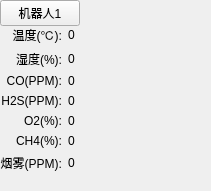
  <widget class="QWidget" name="widget_robot_data" native="true">
   <property name="geometry">
    <rect>
     <x>10</x>
     <y>350</y>
     <width>211</width>
     <height>191</height>
    </rect>
   </property>
   <layout class="QVBoxLayout" name="verticalLayout_6">
    <property name="spacing">
     <number>0</number>
    </property>
    <property name="leftMargin">
     <number>0</number>
    </property>
    <property name="topMargin">
     <number>0</number>
    </property>
    <property name="rightMargin">
     <number>0</number>
    </property>
    <property name="bottomMargin">
     <number>0</number>
    </property>
    <item>
     <layout class="QHBoxLayout" name="horizontalLayout_7">
      <item>
       <widget class="QPushButton" name="pushButton_robot_gas_isShow">
        <property name="sizePolicy">
         <sizepolicy hsizetype="Preferred" vsizetype="Fixed">
          <horstretch>0</horstretch>
          <verstretch>0</verstretch>
         </sizepolicy>
        </property>
        <property name="toolTip">
         <string>参数配置</string>
        </property>
        <property name="text">
         <string>机器人1</string>
        </property>
        <property name="icon">
         <iconset resource="../resource.qrc">
          <normaloff>:/asset/Robot/Robot.svg</normaloff>:/asset/Robot/Robot.svg</iconset>
        </property>
       </widget>
      </item>
      <item>
       <spacer name="horizontalSpacer_8">
        <property name="orientation">
         <enum>Qt::Horizontal</enum>
        </property>
        <property name="sizeHint" stdset="0">
         <size>
          <width>40</width>
          <height>20</height>
         </size>
        </property>
       </spacer>
      </item>
     </layout>
    </item>
    <item>
     <widget class="QWidget" name="widget_gas_show" native="true">
      <layout class="QFormLayout" name="formLayout_4">
       <property name="labelAlignment">
        <set>Qt::AlignRight|Qt::AlignTrailing|Qt::AlignVCenter</set>
       </property>
       <property name="horizontalSpacing">
        <number>6</number>
       </property>
       <property name="verticalSpacing">
        <number>6</number>
       </property>
       <property name="leftMargin">
        <number>0</number>
       </property>
       <property name="topMargin">
        <number>0</number>
       </property>
       <property name="rightMargin">
        <number>0</number>
       </property>
       <property name="bottomMargin">
        <number>0</number>
       </property>
       <item row="2" column="0">
        <widget class="QLabel" name="label_32">
         <property name="text">
          <string>CO(PPM):</string>
         </property>
         <property name="alignment">
          <set>Qt::AlignRight|Qt::AlignTrailing|Qt::AlignVCenter</set>
         </property>
        </widget>
       </item>
       <item row="0" column="0">
        <widget class="QLabel" name="label_33">
         <property name="text">
          <string>温度(℃):</string>
         </property>
         <property name="alignment">
          <set>Qt::AlignRight|Qt::AlignTrailing|Qt::AlignVCenter</set>
         </property>
        </widget>
       </item>
       <item row="1" column="0">
        <widget class="QLabel" name="label_34">
         <property name="text">
          <string>湿度(%):</string>
         </property>
         <property name="alignment">
          <set>Qt::AlignRight|Qt::AlignTrailing|Qt::AlignVCenter</set>
         </property>
        </widget>
       </item>
       <item row="3" column="0">
        <widget class="QLabel" name="label_35">
         <property name="text">
          <string>H2S(PPM):</string>
         </property>
         <property name="alignment">
          <set>Qt::AlignRight|Qt::AlignTrailing|Qt::AlignVCenter</set>
         </property>
        </widget>
       </item>
       <item row="4" column="0">
        <widget class="QLabel" name="label_36">
         <property name="text">
          <string>O2(%):</string>
         </property>
         <property name="alignment">
          <set>Qt::AlignRight|Qt::AlignTrailing|Qt::AlignVCenter</set>
         </property>
        </widget>
       </item>
       <item row="5" column="0">
        <widget class="QLabel" name="label_37">
         <property name="text">
          <string>CH4(%):</string>
         </property>
         <property name="alignment">
          <set>Qt::AlignRight|Qt::AlignTrailing|Qt::AlignVCenter</set>
         </property>
        </widget>
       </item>
       <item row="6" column="0">
        <widget class="QLabel" name="label_robot_smoke_label">
         <property name="text">
          <string>烟雾(PPM):</string>
         </property>
         <property name="alignment">
          <set>Qt::AlignRight|Qt::AlignTrailing|Qt::AlignVCenter</set>
         </property>
        </widget>
       </item>
       <item row="0" column="1">
        <widget class="QLabel" name="label_robot_temperature">
         <property name="text">
          <string>0</string>
         </property>
        </widget>
       </item>
       <item row="2" column="1">
        <widget class="QLabel" name="label_robot_CO">
         <property name="text">
          <string>0</string>
         </property>
        </widget>
       </item>
       <item row="1" column="1">
        <widget class="QLabel" name="label_robot_humidity">
         <property name="text">
          <string>0</string>
         </property>
        </widget>
       </item>
       <item row="3" column="1">
        <widget class="QLabel" name="label_robot_H2S">
         <property name="text">
          <string>0</string>
         </property>
        </widget>
       </item>
       <item row="4" column="1">
        <widget class="QLabel" name="label_robot_O2">
         <property name="text">
          <string>0</string>
         </property>
        </widget>
       </item>
       <item row="5" column="1">
        <widget class="QLabel" name="label_robot_CH4">
         <property name="text">
          <string>0</string>
         </property>
        </widget>
       </item>
       <item row="6" column="1">
        <widget class="QLabel" name="label_robot_smoke">
         <property name="text">
          <string>0</string>
         </property>
        </widget>
       </item>
      </layout>
     </widget>
    </item>
    <item>
     <spacer name="verticalSpacer_2">
      <property name="orientation">
       <enum>Qt::Vertical</enum>
      </property>
      <property name="sizeHint" stdset="0">
       <size>
        <width>20</width>
        <height>40</height>
       </size>
      </property>
     </spacer>
    </item>
   </layout>
  </widget>
